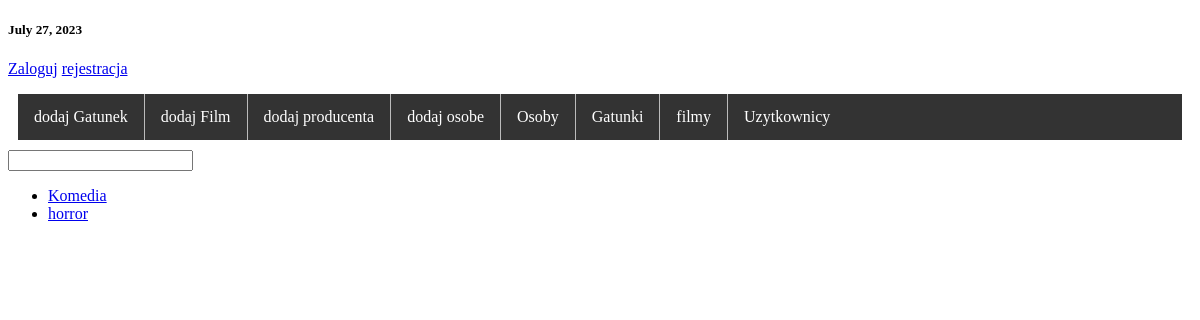
Page /listGenre/ on the earlier database version.
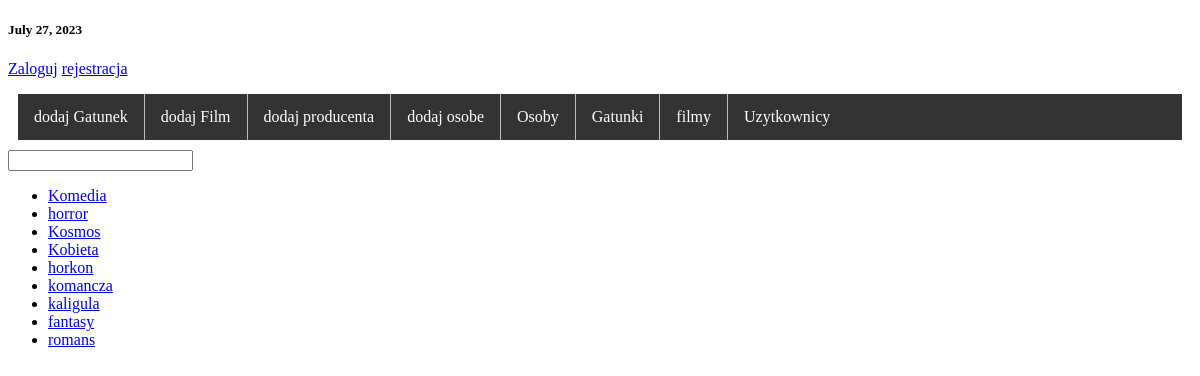
Same page on the later database version.
### movie_app/models.py (models this page shows)
class Genre(models.Model):
    name = models.CharField(max_length=123)
    def get_detail_url(self):
        return reverse('detail_genre', kwargs={'id':self.id})
    def __str__(self):
        return self.name

### movie_app/views.py (the view)
# urls.py: path('listGenre/', views.GenreListView.as_view(), name='list_genre'),
class GenreListView(View):
    def get(self, request):
        genres = Genre.objects.all()
        return render(request, 'list_view.html', {'genres': genres})

### movie_app/context_proccesors.py (called while the page is built)
def zegarek(request):
    return {'date':datetime.now().date}

### templates/list_view.html (shortened to what this page needs)
{% extends 'base.html' %}
{% load static %}
{% block content %}
    <form>
        <input type="text" name="name" id="genre_name" autocomplete="off">
    </form>
    {% include 'list.html' with objects=genres %}
{% endblock %}

### templates/list.html
<ul id="lista">
    {% for obj in objects %}
        <li><a href="{{ obj.get_detail_url }}"> {{ obj }}</a></li>
    {% endfor %}
</ul>

Differences in the rows shown:
added Genre: name "Kosmos"
added Genre: name "Kobieta"
added Genre: name "horkon"
added Genre: name "komancza"
added Genre: name "kaligula"
added Genre: name "fantasy"
added Genre: name "romans"
